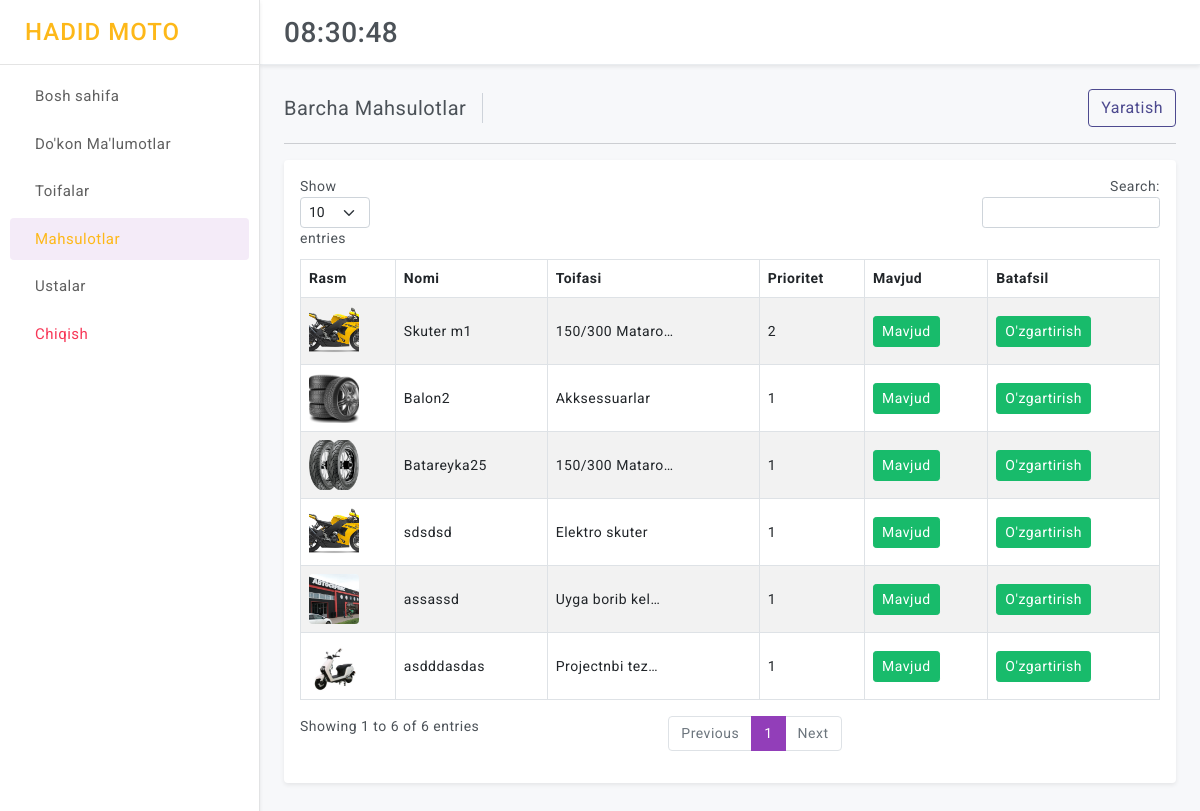
/sklad/products/ (signed in), run on an earlier commit of the app's database.
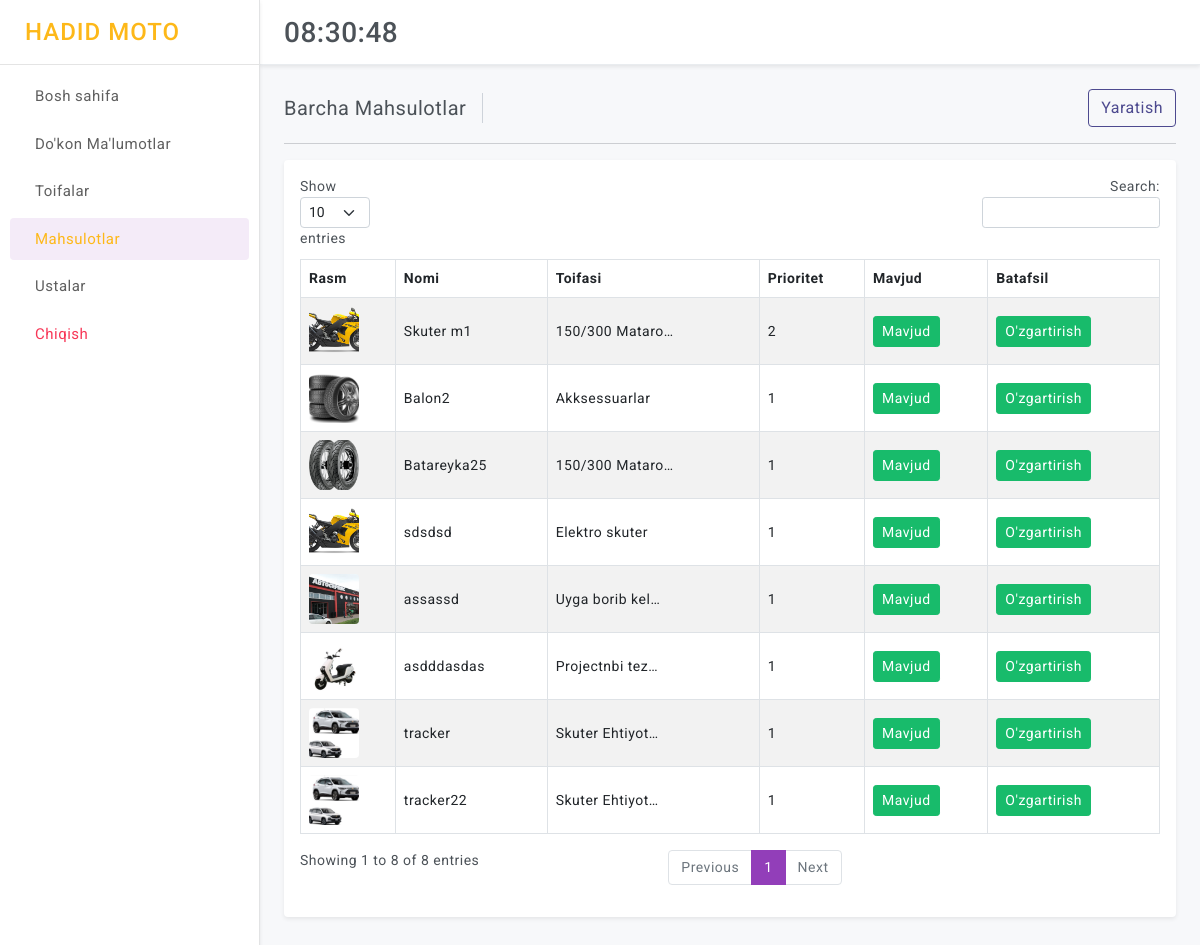
And on a later commit of the database.
### control/models.py (models this page shows, shortened)
class Product(models.Model):
    category = models.ForeignKey(Category, on_delete=models.SET_NULL, null=True, blank=True)
    title = models.CharField(max_length=225)
    subtitle = models.CharField(max_length=225, null=True, blank=True)
    slug = models.CharField(max_length=250, default="")
    company = models.CharField(max_length=225, null=True, blank=True)
    description = models.TextField()
    price = models.IntegerField(null=True, blank=True)
    available_price = models.BooleanField(default=True) # False bosa o'chgan
    discount = models.IntegerField(default=0, null=True, blank=True)
    old_price = models.IntegerField(null=True, blank=True)
    priority = models.IntegerField(default=0, null=True, blank=True)
    image_max = ResizedImageField(size=[400, 400], quality=100, upload_to="product/")
    image_min = ResizedImageField(size=[300, 300], quality=100, upload_to="product/")
    available = models.BooleanField(default=True) # False bosa o'chgan
    is_active = models.BooleanField(default=True) # False bosa bloklangan
    popular = models.BooleanField(default=False) # False bosa popular emas True bo'lsa popular
    date_created = models.DateTimeField(auto_now_add=True)
    class Meta:
        ordering = ('-priority',)

class Category(models.Model):
    title = models.CharField(max_length=250)
    priority = models.IntegerField(default=0)
    slug = models.CharField(max_length=250, default="")
    nav = models.BooleanField(default=False) # False bosa popular emas True bo'lsa popular
    available = models.BooleanField(default=True) # False bosa o'chgan
    is_active = models.BooleanField(default=True) # False bosa bloklangan
    class Meta:
        ordering = ('-priority',)

### control/views.py (the view)
# urls.py: path("products/", views.control_products_all, name="control_products_all"),
@login_required(login_url='login')
def control_products_all(request):
    products = Product.objects.filter(available=True, is_active=True)
    context = {
        "base": base_context(request=request),
        "products": products
    }
    return render(request, "control/products/all.html", context)

### control/views.py (called while the page is built)
def base_context(request):
    try:
        code = request.build_absolute_uri().split('?')[1]
    except:
        code = None
    context = {
        "code": code
    }
    return context

### templates/control/products/all.html (shortened to what this page needs)
{% extends 'control/base.html' %}
{% load static %}
      {% block page_title %}Barcha Mahsulotlar{% endblock page_title %}
      {% block add %}
      <div class="ms-auto d-block">
        <div class="btn-group">
          <a href="{% url 'control_product_add' %}" class="btn btn-outline-primary d-block">Yaratish</a>
        </div>
      </div>
      {% endblock add %}
      {% block content %}
        <div class="card">
          <div class="card-body">
              <div class="table-responsive">
                  <table id="example" class="table table-striped table-bordered" style="width:100%">
                      <thead>
                          <tr>
                              <th>Rasm</th>
                              <th>Nomi</th>
                              <th>Toifasi</th>
                              <th>Prioritet</th>
                              <th>Mavjud</th>
                              <th>Batafsil</th>
                          </tr>
                      </thead>
                      <tbody>
                          {% for product in products %}
                          <tr style="vertical-align: middle;" class="table{{product.id}}">
                              <td><img height="50" width="50"  class="rounded" src="{{product.image_min.url}}" alt="img_not_found" style="object-fit: cover;"></td>
                              <td>{{ product.title | truncatechars:20 }}</td>
                              <td>{{ product.category.title | truncatechars:15 }}</td>
                              <td>{{ product.priority }}</td>
                              {% if product.is_active %}
                              <td><a type="disabled" class="btn btn-success btn-sm"> Mavjud </a></td>
                              {% else %}
                              <td><a type="disabled" class="btn btn-danger btn-sm"> Mavjud emas </a></td>
                              {% endif %}
                              <td><a href="{% url 'control_product_detail' product.id %}" class="btn btn-success btn-sm"> O'zgartirish </a>
                              </td>
                          </tr>
                          {% endfor %}
                      </tbody>
                  </table>
              </div>
          </div>
        </div>
      {% endblock content %}

What changed in the data, as far as the page shows it:
added Product: image_min (picture), title "tracker", category "Skuter Ehtiyot…", priority "1", is_active "Mavjud"
added Product: image_min (picture), title "tracker22", category "Skuter Ehtiyot…", priority "1", is_active "Mavjud"
Also different on the page:
text written by a page script: "Show entries Search: Showing 1 to 6 of 6 entries Previous 1 Next" → "Show entries Search: Showing 1 to 8 of 8 entries Previous 1 Next"
